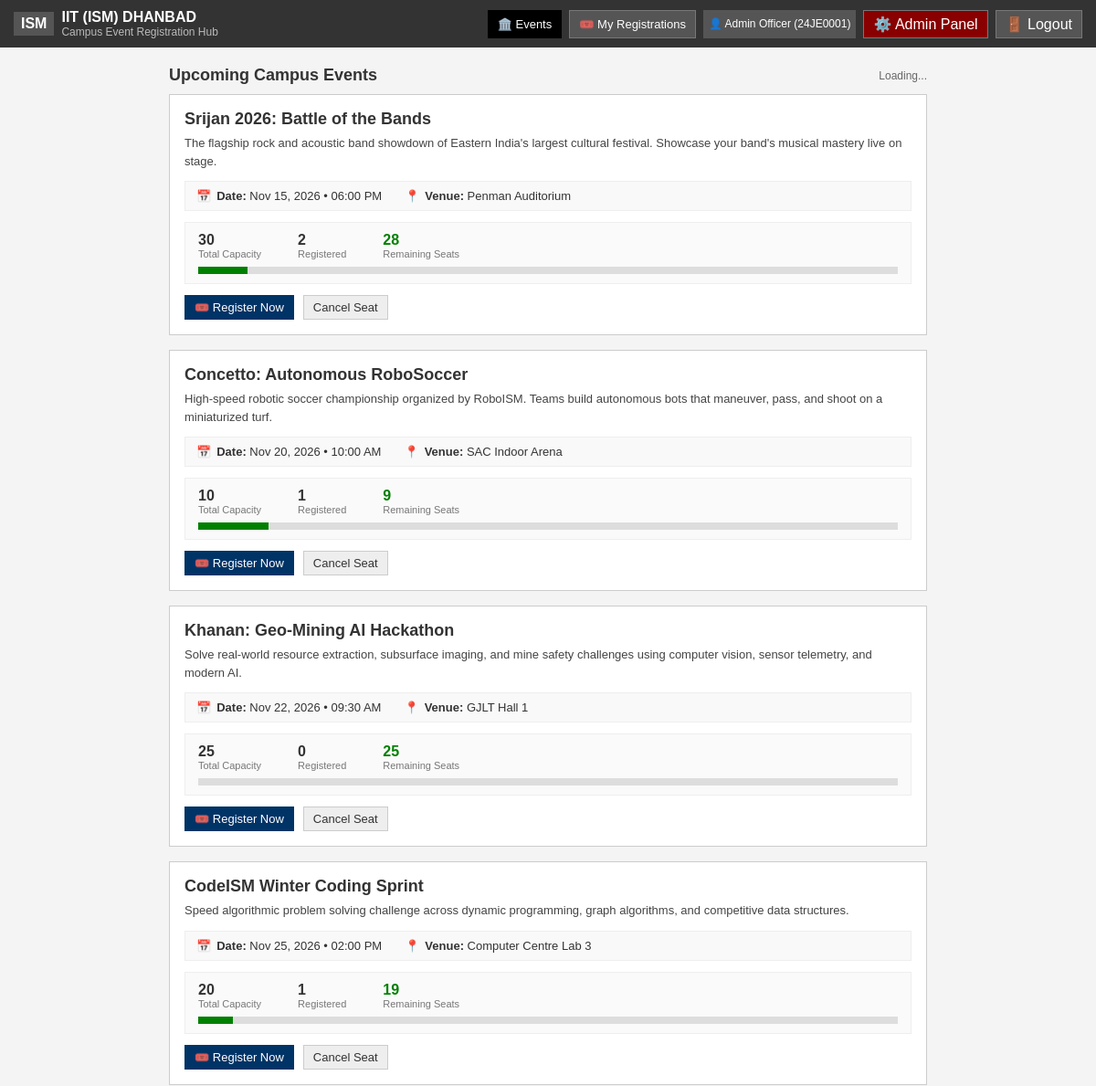
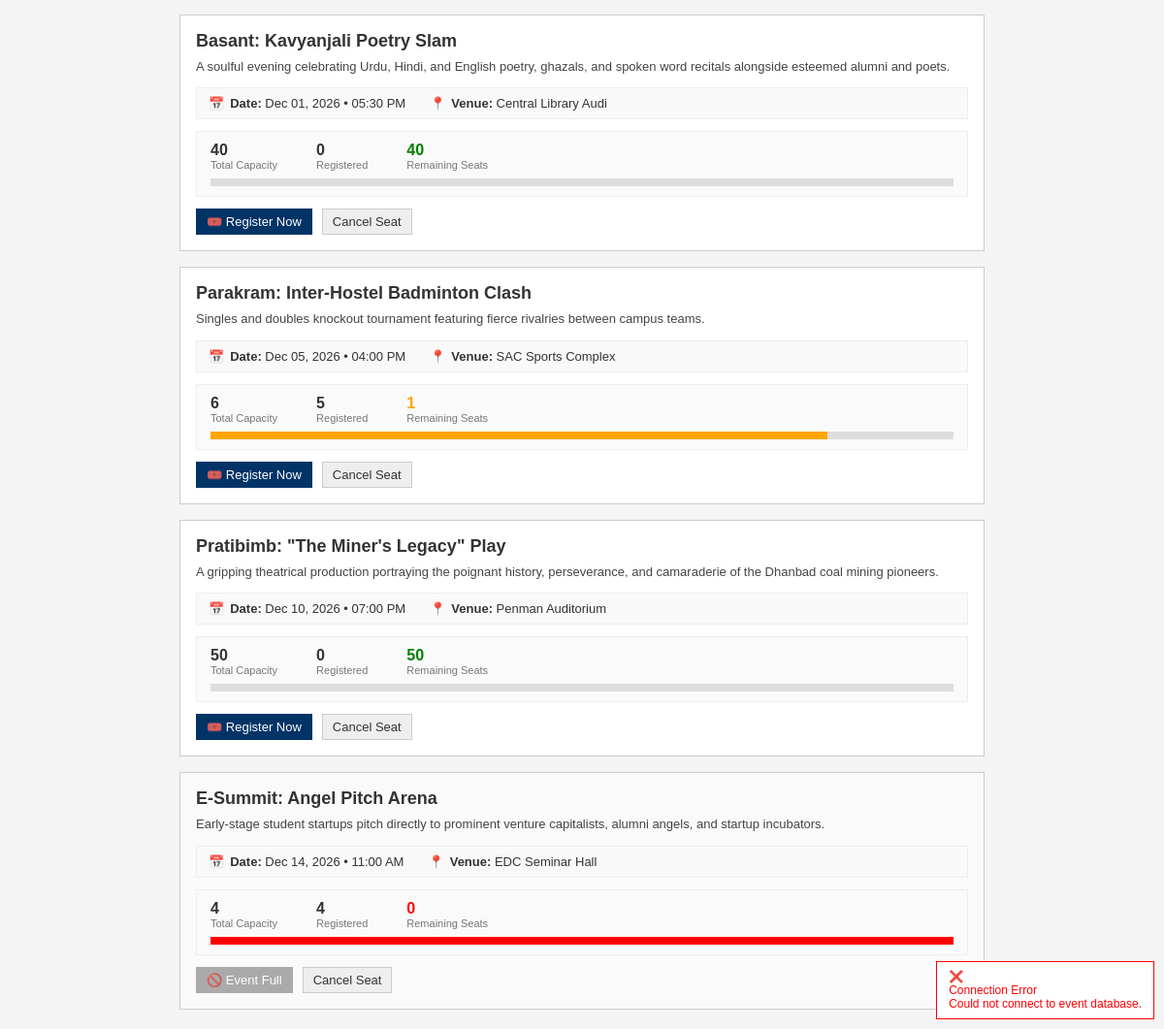
The page / (signed in) on the database its author committed (2 pictures, top to bottom).
### tables this page shows
CREATE TABLE `events` (
  `id` INT AUTO_INCREMENT PRIMARY KEY,
  `title` VARCHAR(255) NOT NULL,
  `category` VARCHAR(50) NOT NULL,
  `description` TEXT NOT NULL,
  `date_time` DATETIME NOT NULL,
  `venue` VARCHAR(255) NOT NULL,
  `capacity` INT NOT NULL,
  `created_at` TIMESTAMP DEFAULT CURRENT_TIMESTAMP
);

### index.php (the view, shortened to what this page needs)
<?php
$currentStudentName = htmlspecialchars($_SESSION["studentName"]);
$currentAdmissionNo = htmlspecialchars($_SESSION["admissionNo"]);
require_once "config/db.php";
$initialEvents = [];
try {
    $stmt = $pdo->query("
        SELECT
            e.id,
            e.title,
            e.category,
            e.description,
            e.date_time,
            e.venue,
            e.capacity,
            COUNT(r.id) AS registered_count,
            (e.capacity - COUNT(r.id)) AS remaining_seats
        FROM events e
        LEFT JOIN registrations r ON e.id = r.event_id
        GROUP BY e.id
        ORDER BY e.date_time ASC
    ");
    $initialEvents = $stmt->fetchAll();
} catch (Exception $e) {
    $initialEvents = [];
}
?>
<!DOCTYPE html>
<html lang="en">
<head>
  <link rel="stylesheet" href="assets/css/style.css?v=<?php echo time(); ?>">
</head>
<body>
  <header class="top-bar">
    <div class="top-bar-container">
      <div class="brand-section">
        <div class="crest-badge" title="Indian Institute of Technology (ISM) Dhanbad">ISM</div>
        <div class="brand-title">
          <h1>IIT (ISM) DHANBAD</h1>
          <p>Campus Event Registration Hub</p>
        </div>
      </div>
      <nav class="nav-actions">
        <button class="btn-nav active" id="navAllEvents">
          <span>🏛️</span> Events
        </button>
        <button class="btn-nav" id="navMyRegistrations">
          <span>🎟️</span> My Registrations
        </button>
        <span style="display: inline-flex; align-items: center; font-size: 12px; color: #fff; padding: 2px 6px; background: #555;">
          👤 <?php echo $currentStudentName; ?> (<?php echo $currentAdmissionNo; ?>)
        </span>
        <?php if (!empty($_SESSION["isAdmin"])): ?>
        <a href="admin.php" class="btn-nav" style="text-decoration: none; display: inline-flex; align-items: center; background: #880000; color: #fff;">
          ⚙️ Admin Panel
        </a>
        <?php endif; ?>
        <a href="logout.php" class="btn-nav" style="text-decoration: none; display: inline-flex; align-items: center;">
          🚪 Logout
        </a>
      </nav>
    </div>
  </header>
  <main class="main-wrapper page-container">
    <div class="events-section-header">
      <h2>Upcoming Campus Events</h2>
      <span class="events-count-pill" id="eventsCountPill">8 Available</span>
    </div>
    <div class="events-grid" id="eventsGrid">
      <?php foreach ($initialEvents as $event):
        $capacity = intval($event["capacity"]);
        $registered = intval($event["registered_count"]);
        $remaining = max(0, $capacity - $registered);
        $percentFilled = ($capacity > 0) ? min(100, round(($registered / $capacity) * 100)) : 100;
        $isFull = ($remaining <= 0);
        $isFillingFast = !$isFull && ($remaining <= ceil($capacity * 0.25) || $remaining <= 3);
        $progressClass = "";
        $remClass = "";
        if ($isFull) {
            $progressClass = "full";
            $remClass = "full";
        } elseif ($isFillingFast) {
            $progressClass = "fast";
            $remClass = "fast";
        }
        $dt = new DateTime($event["date_time"]);
        $formattedDate = $dt->format("M d, Y");
        $formattedTime = $dt->format("h:i A");
      ?>
      <div class="event-card <?php echo $isFull ? 'is-full' : ''; ?>" id="event-card-<?php echo $event["id"]; ?>" data-id="<?php echo $event["id"]; ?>">
        <div class="card-body">
          <h3 class="event-title"><?php echo htmlspecialchars($event["title"]); ?></h3>
          <p class="event-desc"><?php echo htmlspecialchars($event["description"]); ?></p>
          <div class="event-meta-list">
            <div class="meta-item">
              <span class="meta-icon">📅</span>
              <span><strong>Date:</strong> <?php echo $formattedDate; ?> • <?php echo $formattedTime; ?></span>
            </div>
            <div class="meta-item">
              <span class="meta-icon">📍</span>
              <span><strong>Venue:</strong> <?php echo htmlspecialchars($event["venue"]); ?></span>
            </div>
          </div>
          <div class="seat-capacity-block">
            <div class="seat-stats-row">
              <div class="stat-seat-col">
                <div class="val" id="cap-<?php echo $event["id"]; ?>"><?php echo $capacity; ?></div>
                <div class="lbl">Total Capacity</div>
              </div>
              <div class="stat-seat-col">
                <div class="val" id="reg-<?php echo $event["id"]; ?>"><?php echo $registered; ?></div>
                <div class="lbl">Registered</div>
              </div>
              <div class="stat-seat-col highlight-remaining <?php echo $remClass; ?>" id="rem-col-<?php echo $event["id"]; ?>">
                <div class="val" id="rem-<?php echo $event["id"]; ?>"><?php echo $remaining; ?></div>
                <div class="lbl">Remaining Seats</div>
              </div>
            </div>
            <div class="progress-container" title="<?php echo $percentFilled; ?>% seats filled">
              <div class="progress-bar-fill <?php echo $progressClass; ?>" id="progress-<?php echo $event["id"]; ?>" style="width: <?php echo $percentFilled; ?>%;"></div>
            </div>
          </div>
        </div>
        <div class="card-footer">
          <button class="btn-register" id="btn-reg-<?php echo $event["id"]; ?>" <?php echo $isFull ? 'disabled' : ''; ?> onclick="openRegistrationModal(<?php echo $event["id"]; ?>)">
            <?php echo $isFull ? '🚫 Event Full' : '🎟️ Register Now'; ?>
          </button>
          <button class="btn-cancel-seat" onclick="openQuickCancelModal(<?php echo $event["id"]; ?>, '<?php echo htmlspecialchars(addslashes($event["title"])); ?>')">
            Cancel Seat
          </button>
        </div>
      </div>
      <?php endforeach; ?>
    </div>
  </main>
  <div class="toast-container" id="toastContainer"></div>
</body>
</html>

### assets/css/style.css (style rules this page uses)
* { box-sizing: border-box; }
body { font-family: Arial, sans-serif; margin: 0; padding: 0; background: #f4f4f4; color: #333; }
.top-bar { background: #333; color: #fff; padding: 10px 15px; }
.top-bar-container { display: flex; justify-content: space-between; align-items: center; flex-wrap: wrap; gap: 10px; }
.brand-section { display: flex; align-items: center; gap: 8px; }
.crest-badge { background: #555; color: #fff; padding: 4px 8px; font-weight: bold; }
.brand-title h1 { margin: 0; font-size: 16px; }
.brand-title p { margin: 0; font-size: 12px; color: #bbb; }
.nav-actions { display: flex; gap: 8px; }
.btn-nav { background: #555; color: #fff; border: 1px solid #777; padding: 5px 10px; cursor: pointer; }
.btn-nav.active { background: #000; border-color: #000; }
.page-container, .main-wrapper { max-width: 860px; margin: 20px auto; padding: 0 15px; }
.events-section-header { display: flex; justify-content: space-between; align-items: center; margin-bottom: 10px; }
.events-section-header h2 { font-size: 18px; margin: 0; }
.events-count-pill { font-size: 12px; color: #666; }
.events-grid { display: flex; flex-direction: column; gap: 16px; }
.event-card { background: #fff; border: 1px solid #ccc; padding: 16px; width: 100%; box-sizing: border-box; }
.event-card.is-full { background: #fafafa; }
.event-title { font-size: 18px; margin: 0 0 6px; }
.event-desc { font-size: 13px; color: #444; margin: 0 0 12px; line-height: 1.5; }
.event-meta-list { background: #f9f9f9; border: 1px solid #eee; padding: 8px 12px; margin-bottom: 12px; font-size: 13px; display: flex; gap: 25px; flex-wrap: wrap; }
.meta-item { margin: 0; display: inline-flex; align-items: center; gap: 6px; }
.seat-capacity-block { border: 1px solid #eee; padding: 10px 14px; margin-bottom: 12px; background: #fafafa; }
.seat-stats-row { display: flex; gap: 40px; text-align: left; margin-bottom: 8px; }
.stat-seat-col .val { font-size: 16px; font-weight: bold; }
.stat-seat-col.highlight-remaining .val { color: green; }
.stat-seat-col.highlight-remaining.fast .val { color: orange; }
.stat-seat-col.highlight-remaining.full .val { color: red; }
.stat-seat-col .lbl { font-size: 11px; color: #777; }
.progress-container { width: 100%; height: 8px; background: #ddd; }
.progress-bar-fill { height: 100%; background: green; }
.progress-bar-fill.fast { background: orange; }
.progress-bar-fill.full { background: red; }
.card-footer { display: flex; gap: 10px; margin-top: 10px; }
button { cursor: pointer; padding: 5px 10px; font-size: 13px; }
.btn-primary, .btn-register { background: #003366; color: #fff; border: 1px solid #003366; }
.btn-register:disabled { background: #aaa; border-color: #aaa; cursor: not-allowed; }
.btn-secondary, .btn-cancel-seat { background: #eee; border: 1px solid #ccc; color: #333; }
.toast-container { position: fixed; bottom: 10px; right: 10px; z-index: 1000; }

### rows shown on the page
events: title "Srijan 2026: Battle of the Bands", description "The flagship rock and acoustic band showdown of Eastern India's largest cultural festival. Showcase your band's musical mastery live on stage.", date_time "Nov 15, 2026", date_time "06:00 PM", venue "Penman Auditorium", capacity "30", registered "2", remaining "28", $percentFilled 7 (drawn), shows "🎟️ Register Now"
events: title "Concetto: Autonomous RoboSoccer", description "High-speed robotic soccer championship organized by RoboISM. Teams build autonomous bots that maneuver, pass, and shoot on a miniaturized turf.", date_time "Nov 20, 2026", date_time "10:00 AM", venue "SAC Indoor Arena", capacity "10", registered "1", remaining "9", shows "🎟️ Register Now"
events: title "Khanan: Geo-Mining AI Hackathon", description "Solve real-world resource extraction, subsurface imaging, and mine safety challenges using computer vision, sensor telemetry, and modern AI.", date_time "Nov 22, 2026", date_time "09:30 AM", venue "GJLT Hall 1", capacity "25", registered "0", shows "🎟️ Register Now"
events: title "CodeISM Winter Coding Sprint", description "Speed algorithmic problem solving challenge across dynamic programming, graph algorithms, and competitive data structures.", date_time "Nov 25, 2026", date_time "02:00 PM", venue "Computer Centre Lab 3", capacity "20", registered "1", remaining "19", $percentFilled 5 (drawn), shows "🎟️ Register Now"
events: title "Basant: Kavyanjali Poetry Slam", description "A soulful evening celebrating Urdu, Hindi, and English poetry, ghazals, and spoken word recitals alongside esteemed alumni and poets.", date_time "Dec 01, 2026", date_time "05:30 PM", venue "Central Library Audi", capacity "40", registered "0", shows "🎟️ Register Now"
events: title "Parakram: Inter-Hostel Badminton Clash", description "Singles and doubles knockout tournament featuring fierce rivalries between campus teams.", date_time "Dec 05, 2026", date_time "04:00 PM", venue "SAC Sports Complex", capacity "6", registered "5", remaining "1", $percentFilled 83 (drawn), shows "🎟️ Register Now"
events: title "Pratibimb: \"The Miner's Legacy\" Play", description "A gripping theatrical production portraying the poignant history, perseverance, and camaraderie of the Dhanbad coal mining pioneers.", date_time "Dec 10, 2026", date_time "07:00 PM", venue "Penman Auditorium", capacity "50", registered "0", shows "🎟️ Register Now"
events: title "E-Summit: Angel Pitch Arena", description "Early-stage student startups pitch directly to prominent venture capitalists, alumni angels, and startup incubators.", date_time "Dec 14, 2026", date_time "11:00 AM", venue "EDC Seminar Hall", capacity "4", registered "4", remaining "0", $percentFilled 100 (drawn), shows "🚫 Event Full"

### other values the page prints
$currentStudentName "Admin Officer"
$currentAdmissionNo "24JE0001"
